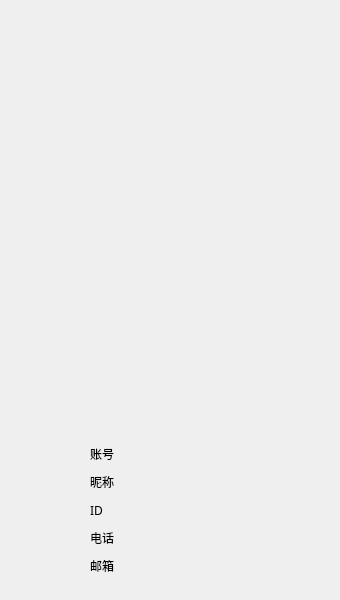
<?xml version="1.0" encoding="UTF-8"?>
<ui version="4.0">
 <class>UserProfileWidget</class>
 <widget class="QWidget" name="UserProfileWidget">
  <property name="geometry">
   <rect>
    <x>0</x>
    <y>0</y>
    <width>340</width>
    <height>600</height>
   </rect>
  </property>
  <property name="windowTitle">
   <string>UserProfileWidget</string>
  </property>
  <layout class="QVBoxLayout" name="verticalLayout">
   <property name="spacing">
    <number>0</number>
   </property>
   <property name="leftMargin">
    <number>0</number>
   </property>
   <property name="topMargin">
    <number>0</number>
   </property>
   <property name="rightMargin">
    <number>0</number>
   </property>
   <property name="bottomMargin">
    <number>0</number>
   </property>
   <item>
    <widget class="QLabel" name="headerLabel">
     <property name="minimumSize">
      <size>
       <width>0</width>
       <height>340</height>
      </size>
     </property>
     <property name="maximumSize">
      <size>
       <width>16777215</width>
       <height>340</height>
      </size>
     </property>
     <property name="text">
      <string/>
     </property>
     <property name="scaledContents">
      <bool>false</bool>
     </property>
    </widget>
   </item>
   <item>
    <widget class="QWidget" name="widget" native="true">
     <property name="minimumSize">
      <size>
       <width>0</width>
       <height>100</height>
      </size>
     </property>
     <property name="maximumSize">
      <size>
       <width>16777215</width>
       <height>100</height>
      </size>
     </property>
     <layout class="QVBoxLayout" name="verticalLayout_2">
      <property name="spacing">
       <number>0</number>
      </property>
      <property name="leftMargin">
       <number>0</number>
      </property>
      <property name="topMargin">
       <number>22</number>
      </property>
      <property name="rightMargin">
       <number>0</number>
      </property>
      <property name="bottomMargin">
       <number>22</number>
      </property>
      <item>
       <widget class="QLabel" name="noteLabel">
        <property name="font">
         <font>
          <family>微软雅黑</family>
          <pointsize>16</pointsize>
          <weight>50</weight>
          <bold>false</bold>
         </font>
        </property>
        <property name="text">
         <string/>
        </property>
        <property name="alignment">
         <set>Qt::AlignCenter</set>
        </property>
       </widget>
      </item>
      <item>
       <widget class="QLabel" name="signLabel">
        <property name="font">
         <font>
          <family>微软雅黑</family>
          <pointsize>10</pointsize>
          <weight>50</weight>
          <bold>false</bold>
         </font>
        </property>
        <property name="text">
         <string/>
        </property>
        <property name="alignment">
         <set>Qt::AlignCenter</set>
        </property>
       </widget>
      </item>
     </layout>
    </widget>
   </item>
   <item>
    <widget class="QWidget" name="widget_2" native="true">
     <layout class="QVBoxLayout" name="verticalLayout_3">
      <property name="spacing">
       <number>0</number>
      </property>
      <property name="leftMargin">
       <number>90</number>
      </property>
      <property name="topMargin">
       <number>0</number>
      </property>
      <property name="rightMargin">
       <number>20</number>
      </property>
      <property name="bottomMargin">
       <number>20</number>
      </property>
      <item>
       <layout class="QHBoxLayout" name="horizontalLayout_5">
        <item>
         <widget class="QLabel" name="label">
          <property name="sizePolicy">
           <sizepolicy hsizetype="Expanding" vsizetype="Expanding">
            <horstretch>0</horstretch>
            <verstretch>0</verstretch>
           </sizepolicy>
          </property>
          <property name="maximumSize">
           <size>
            <width>50</width>
            <height>16777215</height>
           </size>
          </property>
          <property name="font">
           <font>
            <family>微软雅黑</family>
           </font>
          </property>
          <property name="text">
           <string>账号</string>
          </property>
         </widget>
        </item>
        <item>
         <widget class="QLabel" name="accountLabel">
          <property name="font">
           <font>
            <family>微软雅黑</family>
           </font>
          </property>
          <property name="text">
           <string/>
          </property>
         </widget>
        </item>
       </layout>
      </item>
      <item>
       <layout class="QHBoxLayout" name="horizontalLayout">
        <item>
         <widget class="QLabel" name="label_3">
          <property name="sizePolicy">
           <sizepolicy hsizetype="Expanding" vsizetype="Expanding">
            <horstretch>0</horstretch>
            <verstretch>0</verstretch>
           </sizepolicy>
          </property>
          <property name="maximumSize">
           <size>
            <width>50</width>
            <height>16777215</height>
           </size>
          </property>
          <property name="font">
           <font>
            <family>微软雅黑</family>
            <weight>50</weight>
            <bold>false</bold>
           </font>
          </property>
          <property name="text">
           <string>昵称</string>
          </property>
         </widget>
        </item>
        <item>
         <widget class="QLabel" name="nameLabel">
          <property name="font">
           <font>
            <family>微软雅黑</family>
            <weight>50</weight>
            <bold>false</bold>
           </font>
          </property>
          <property name="text">
           <string/>
          </property>
         </widget>
        </item>
       </layout>
      </item>
      <item>
       <layout class="QHBoxLayout" name="horizontalLayout_2">
        <item>
         <widget class="QLabel" name="label_7">
          <property name="sizePolicy">
           <sizepolicy hsizetype="Expanding" vsizetype="Expanding">
            <horstretch>0</horstretch>
            <verstretch>0</verstretch>
           </sizepolicy>
          </property>
          <property name="maximumSize">
           <size>
            <width>50</width>
            <height>16777215</height>
           </size>
          </property>
          <property name="font">
           <font>
            <family>微软雅黑</family>
            <weight>50</weight>
            <bold>false</bold>
           </font>
          </property>
          <property name="text">
           <string>ID</string>
          </property>
         </widget>
        </item>
        <item>
         <widget class="QLabel" name="lianxinLabel">
          <property name="font">
           <font>
            <family>微软雅黑</family>
            <weight>50</weight>
            <bold>false</bold>
           </font>
          </property>
          <property name="text">
           <string/>
          </property>
         </widget>
        </item>
       </layout>
      </item>
      <item>
       <layout class="QHBoxLayout" name="horizontalLayout_3">
        <item>
         <widget class="QLabel" name="label_5">
          <property name="sizePolicy">
           <sizepolicy hsizetype="Expanding" vsizetype="Expanding">
            <horstretch>0</horstretch>
            <verstretch>0</verstretch>
           </sizepolicy>
          </property>
          <property name="maximumSize">
           <size>
            <width>50</width>
            <height>16777215</height>
           </size>
          </property>
          <property name="font">
           <font>
            <family>微软雅黑</family>
            <weight>50</weight>
            <bold>false</bold>
           </font>
          </property>
          <property name="text">
           <string>电话</string>
          </property>
         </widget>
        </item>
        <item>
         <widget class="QLabel" name="phoneLabel">
          <property name="font">
           <font>
            <family>微软雅黑</family>
            <weight>50</weight>
            <bold>false</bold>
           </font>
          </property>
          <property name="text">
           <string/>
          </property>
         </widget>
        </item>
       </layout>
      </item>
      <item>
       <layout class="QHBoxLayout" name="horizontalLayout_4">
        <item>
         <widget class="QLabel" name="label_6">
          <property name="sizePolicy">
           <sizepolicy hsizetype="Expanding" vsizetype="Expanding">
            <horstretch>0</horstretch>
            <verstretch>0</verstretch>
           </sizepolicy>
          </property>
          <property name="maximumSize">
           <size>
            <width>50</width>
            <height>16777215</height>
           </size>
          </property>
          <property name="font">
           <font>
            <family>微软雅黑</family>
            <weight>50</weight>
            <bold>false</bold>
           </font>
          </property>
          <property name="text">
           <string>邮箱</string>
          </property>
         </widget>
        </item>
        <item>
         <widget class="QLabel" name="mailLabel">
          <property name="font">
           <font>
            <family>微软雅黑</family>
            <weight>50</weight>
            <bold>false</bold>
           </font>
          </property>
          <property name="text">
           <string/>
          </property>
         </widget>
        </item>
       </layout>
      </item>
     </layout>
    </widget>
   </item>
  </layout>
 </widget>
 <layoutdefault spacing="6" margin="11"/>
 <resources>
  <include location="../../IMClientChatMain/imclientchatmain.qrc"/>
 </resources>
 <connections/>
</ui>
